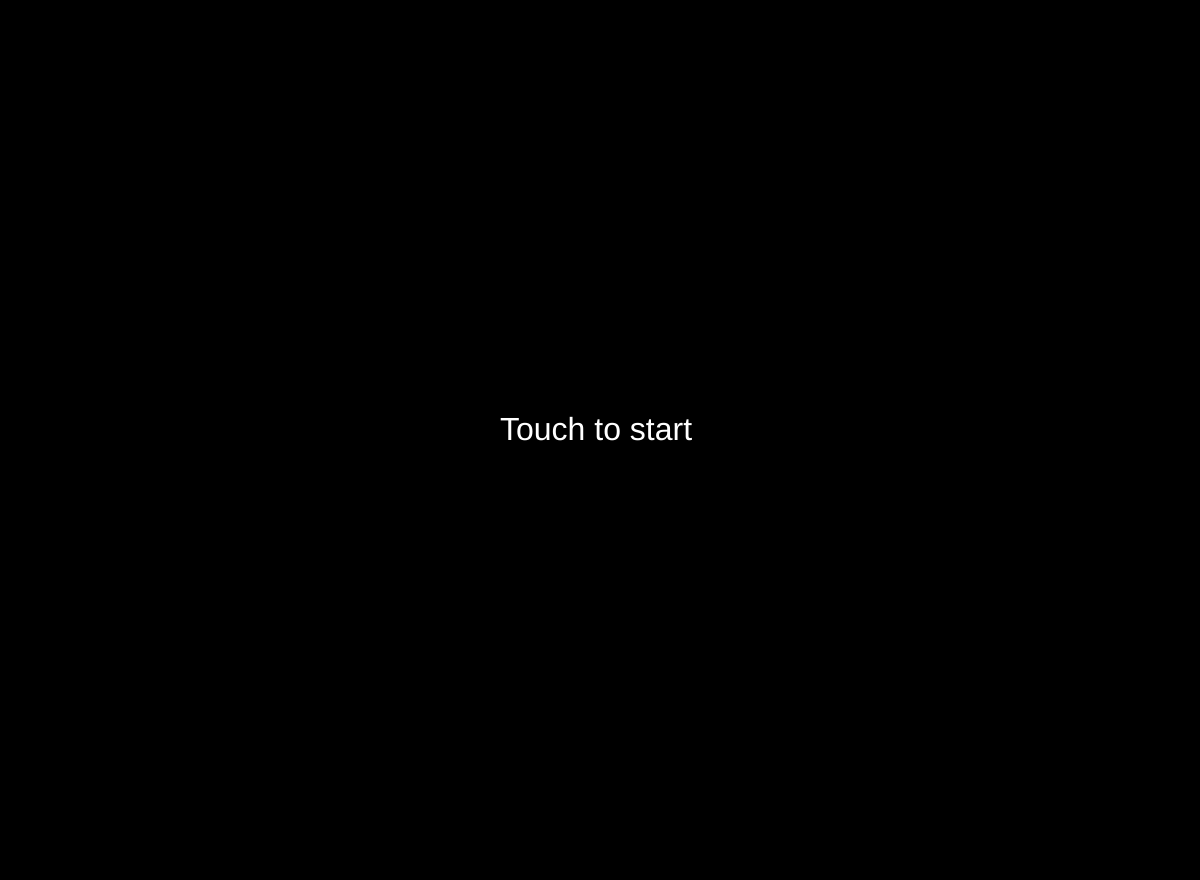
Frame 1 (no input)
Frame 60 (no input): identical to frame 1, image omitted
Frame 120 (the mouse pressed at the canvas centre since frame 60): blank canvas, image omitted

The p5.js sketch that drew this single still picture (run headless with seeded random() and noise() and a simulated clock; from frame 60 on, the mouse is pressed at the canvas centre):

// p5.js sketch
// ── sketch.js
let w;
let h;
const hMod = 0.88;
function setup() {
  w = window.innerWidth;
  h = window.innerHeight * hMod;
  createCanvas(w, h, P2D);
}

const min = 0;
const max = 100;
const step = 20;
let bg = min;
let touching = false;
const taps = [];
let tapStart;
let started = false;
let maxTapTime = 0;
let maxBetweenTime = 0;

const getHud = () => {
  const total = taps
    .map(({ tapStart, tapEnd }) => tapEnd - tapStart)
    .reduce((acc, curr) => acc + curr);

  const averageLength = Math.round((total / 1000 / taps.length) * 1000) / 1000;

  const between = taps.reduce((acc, curr, i) => {
    if (i === 0) return acc;
    const prev = taps[i - 1];
    acc.push(curr.tapStart - prev.tapEnd);
    return acc;
  }, []);

  const averageBetween =
    Math.round(
      (between.reduce((acc, curr) => acc + curr) / 1000 / between.length) * 1000
    ) / 1000;
  const betweenTotal = between.reduce((acc, curr) => acc + curr);

  return {
    total,
    averageLength,
    between,
    averageBetween,
    betweenTotal,
    maxTapTime,
    maxBetweenTime,
  };
};

const exportTapsToCSV = () => {
  const csv = taps.reduce((acc, { tapStart, tapEnd }) => {
    return `${acc}${tapStart},${tapEnd}\n`;
  }, "");
  const blob = new Blob([csv], { type: "text/csv" });
  const url = URL.createObjectURL(blob);
  const a = document.createElement("a");
  a.href = url;
  a.download = "taps.csv";
  a.click();
  document.body.removeChild(a);
};

const downloadJSON = () => {
  const json = JSON.stringify({ taps, hud: getHud() });
  const blob = new Blob([json], { type: "application/json" });
  const url = URL.createObjectURL(blob);
  const a = document.createElement("a");
  a.href = url;
  a.download = "taps.json";
  a.click();
  document.body.removeChild(a);
};

const handleBG = () => {
  background(0, bg, 0);
  if (touching) {
    bg += step;
    if (bg >= max) bg = max;
  } else {
    bg -= step;
    if (bg <= min) bg = min;
  }
};

const handleLine = () => {
  if (!started) return;
  stroke(100, 0, 100);
  strokeWeight(2);
  noFill();
  beginShape();
  if (taps.length < 2) {
    vertex(0, h * hMod);
    vertex(w, h * hMod);
    endShape();
    return;
  }
  const slice = taps.slice(-10);
  const { minY, maxY } = slice.reduce(
    (acc, { tapStart, tapEnd }) => {
      if (tapEnd - tapStart < acc.minY) acc.minY = tapEnd - tapStart;
      if (tapEnd - tapStart > acc.maxY) acc.maxY = tapEnd - tapStart;
      return acc;
    },
    { minY: Infinity, maxY: -Infinity }
  );
  const { minX, maxX } = {
    minX: slice[0].tapStart,
    maxX: slice[slice.length - 1].tapStart,
  };
  slice.forEach(({ tapStart, tapEnd }) => {
    const x = map(tapStart, minX, maxX, 0, w);
    const y = map(tapEnd - tapStart, minY, maxY, h * hMod, h * hMod - 100);
    vertex(x, y);
  });
  endShape();
};

const handleText = () => {
  if (taps.length < 2) return;
  textSize(20);
  fill(255);
  noStroke();
  const {
    total,
    averageLength,
    averageBetween,
    betweenTotal,
    maxBetweenTime,
    maxTapTime,
  } = getHud();
  text("Taps: " + taps.length, 30, 30);
  text("Average on time: " + averageLength + "s", 30, 60);
  text("Average between time: " + averageBetween, 30, 90);

  text("Max tap time: " + maxTapTime / 1000 + "s", 30, 150);
  text("Max between time: " + maxBetweenTime / 1000 + "s", 30, 180);

  text("Total on time: " + averageLength + "s", 30, 240);
  text("Total between time: " + betweenTotal / 1000 + "s", 30, 270);
  text("Total time: " + (total + betweenTotal) / 1000 + "s", 30, 300);
};

const handleLog = () => {
  if (enableLog) {
    textSize(10);
    fill(255);
    noStroke();
    text(
      `${logArr.slice(-20).join("\n")}`,
      30,
      h * hMod -
        9 * Math.min(20, logArr.length) +
        3.2 * (20 - Math.min(20, logArr.length))
    );
  }
};

const log = (...msgs) => {
  let logMsg = msgs
    .map((msg) => {
      if (typeof msg !== "string") return JSON.stringify(msg);
      return msg;
    })
    .join(", ");
  logArr.push(logMsg);
};

const logArr = [];
let enableLog = false;
function draw() {
  handleBG();
  handleLine();
  if (!started && !touching) {
    textSize(32);
    fill(255);
    text("Touch to start", w / 2 - 100, h / 2);
  }
  handleText();
  handleLog();
}

function touchStarted() {
  if (touching) return;
  if (mouseY > h * hMod) return;
  touching = true;
  tapStart = millis();
}

function touchEnded() {
  if (!touching) return;
  touching = false;
  if (!started) {
    started = true;
    return;
  }
  const tap = { tapStart, tapEnd: millis() };
  const length = tap.tapEnd - tap.tapStart;
  if (length < 10) return;
  taps.push(tap);
  log(tap, length);
  if (length > maxTapTime) maxTapTime = length;
  const lastTap = taps[taps.length - 2].tapEnd;
  const between = tap.tapStart - lastTap;
  if (between > maxBetweenTime) maxBetweenTime = between;
  tapStart = null;
}

// ── style.css
* {
    margin: 0px;
    padding: 0px;
    -webkit-user-select: none; /* Safari */
    -ms-user-select: none; /* IE 10 and IE 11 */
    user-select: none; /* Standard syntax */
}
body {
    width: 100vw;
    height: 100vh;
    margin: 0;
    padding: 0;
    background-color: #000000;
    overflow: hidden;
}
main {
    top: 0;
    position: absolute;
    width: 100vw;
    height: 100vh;
    align-items: center;
    margin: 0;
    padding: 0;
}
button {
    display: inline-block;
    background-color: #9e9e9e;
    color: white;
    padding: 0 20px;
    margin: 8px 0;
    height: 5vh;
    border: none;
    cursor: pointer;
    font-weight: 600;
    font-size: 16px;
    border-radius: 5px;
    margin: 0 5px;
}
.btnContainer {
    text-align: center;
    width: 100vw;
    margin: 0;
    padding: 0;
    position: absolute;
    top: 80vh;
    height: 20vh;
    @media screen and (min-width: 600px) {
        top: 92vh;
    }
        
    }
}
